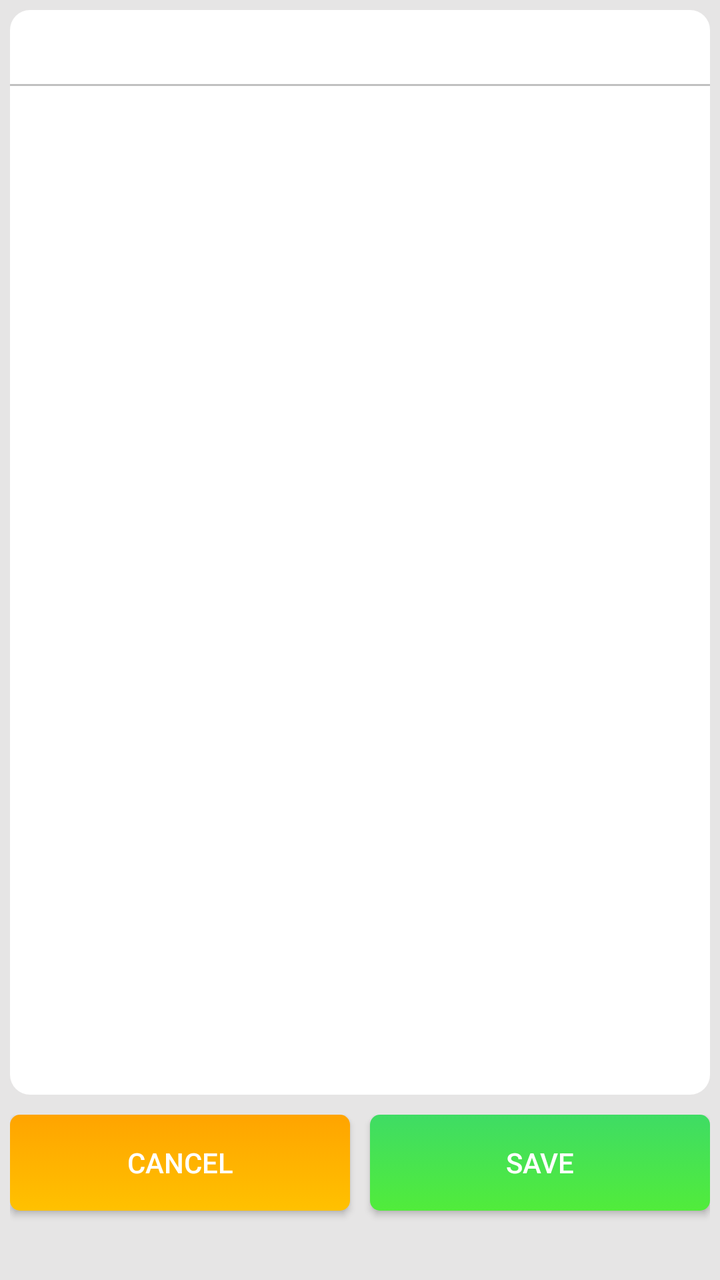
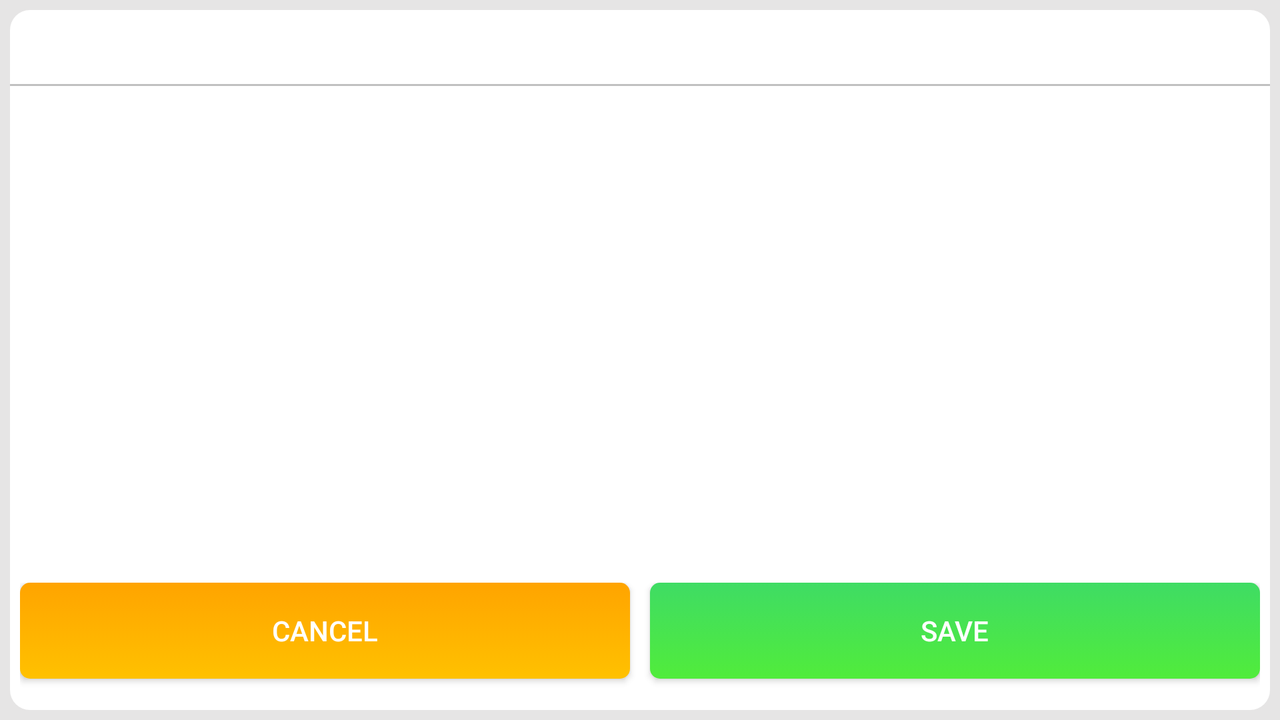

First picture: res/layout/ on a phone held upright. Second picture: the repository's own variant of that layout, on a device whose configuration matches the variant's folder. Source for both follows.
<!-- AndroidManifest.xml: application theme AppTheme -->
<!-- res/layout/activity_schedule_edit.xml -->
<?xml version="1.0" encoding="utf-8"?>
<LinearLayout xmlns:android="http://schemas.android.com/apk/res/android"
    android:orientation="vertical"
    android:layout_width="match_parent"
    android:layout_height="match_parent"
    android:background="@color/schedule_background">

    <LinearLayout
        android:layout_width="match_parent"
        android:layout_height="0dp"
        android:layout_weight="7"
        android:orientation="vertical"
        android:layout_margin="5dp"
        style="@style/schedule_edit">


        <TextView
            android:id="@+id/head_text"
            android:layout_width="wrap_content"
            android:layout_height="wrap_content"
            android:layout_gravity="center_horizontal"
            style="@style/text_item_day"
            android:layout_margin="5dp" />

        <LinearLayout
            android:layout_width="match_parent"
            android:layout_height="1dp"
            android:background="@color/line_between_edits_login"></LinearLayout>

        <ListView
            android:id="@+id/list_edit_subject"
            android:layout_width="match_parent"
            android:layout_height="wrap_content"
            android:divider="@null"
            android:layout_margin="5dp"></ListView>


    </LinearLayout>

    <LinearLayout
        android:layout_width="match_parent"
        android:layout_height="0dp"
        android:layout_weight="1"
        android:layout_margin="5dp"
        android:orientation="horizontal">

        <Button
            android:id="@+id/button_cancel"
            android:layout_width="0dp"
            android:layout_height="wrap_content"
            android:layout_weight="1"
            style="@style/yellow_button"
            android:layout_marginRight="10dp"
            android:text="@string/cancel" />

        <Button
            android:id="@+id/button_save"
            android:layout_width="0dp"
            android:layout_height="wrap_content"
            android:layout_weight="1"
            style="@style/green_button"
            android:text="@string/save" />

    </LinearLayout>

</LinearLayout>
<!-- resources referenced by this layout -->
<resources>
  <color name="line_between_edits_login">#C0C0C0</color>
  <color name="schedule_background">#e6e5e5</color>
  <string name="cancel">Cancel</string>
  <string name="save">Save</string>
  <style name="green_button">
          <item name="android:background">@drawable/login_btn</item>
          <item name="android:textColor">@android:color/white</item>
      </style>
  <style name="schedule_edit">
          <item name="android:background">@drawable/background_with_radius_corners</item>
      </style>
  <style name="text_item_day">
          <item name="android:textSize">20sp</item>
          <item name="android:textColor">@color/schedule_header_color</item>
      </style>
  <style name="yellow_button">
          <item name="android:background">@drawable/website_btn</item>
          <item name="android:textColor">@android:color/white</item>
      </style>
  <style name="AppTheme" parent="@style/Theme.AppCompat.Light.DarkActionBar">
          
          <item name="android:actionBarStyle">@style/MyActionBar</item>
          <item name="android:actionBarTabStyle">@style/tabs_style</item>
          <item name="android:actionBarWidgetTheme">@style/action_bar_widget</item>
  
      </style>
  <!-- drawable login_btn (drawable) -->
  <?xml version="1.0" encoding="utf-8"?>
  <selector xmlns:android="http://schemas.android.com/apk/res/android">
  
  
      <item android:state_pressed="true">
          <shape>
              <corners android:radius="5dp"/>
              <gradient android:startColor="#a1ef96"
                  android:endColor="#6dda89"
                  android:angle="90"/>
          </shape>
      </item>
  
      <item>
          <shape>
              <corners android:radius="5dp"/>
              <gradient android:startColor="#51ec3b"
                  android:endColor="#3fdc64"
                  android:angle="90"/>
          </shape>
      </item>
  </selector>
  <!-- drawable background_with_radius_corners (drawable) -->
  <?xml version="1.0" encoding="utf-8"?>
  <selector xmlns:android="http://schemas.android.com/apk/res/android">
  
      <item >
          <shape android:shape="rectangle">
              <solid android:color="@android:color/white"/>
              <corners android:radius="10dp"/>
          </shape>
      </item>
  
  </selector>
  <color name="schedule_header_color">#58a7ff</color>
  <style name="MyActionBar" parent="@style/Widget.AppCompat.Light.ActionBar.Solid.Inverse">
          <item name="android:background">@drawable/action_bar</item>
          <item name="android:backgroundStacked">@drawable/ab_stacked_solid</item>
  
      </style>
  <style name="tabs_style" parent="Widget.AppCompat.ActionBar.TabView">
          <item name="android:background">@drawable/tabs</item>
      </style>
  <style name="action_bar_widget">
          <item name="android:textColorHint">@android:color/white</item>
      </style>
  <!-- drawable action_bar (drawable) -->
  <?xml version="1.0" encoding="utf-8"?>
  <selector xmlns:android="http://schemas.android.com/apk/res/android">
  
      <item>
          <shape>
              <gradient android:startColor="#85bfff"
                  android:endColor="#1685ff"
                  android:angle="-90"/>
          </shape>
      </item>
  
  </selector>
  <!-- drawable tabs (drawable) -->
  <?xml version="1.0" encoding="utf-8"?>
  <selector xmlns:android="http://schemas.android.com/apk/res/android">
  
      <item android:state_selected="true" android:state_pressed="true"
          android:drawable="@drawable/tab_selected_pressed">
      </item>
  
      <item android:state_selected="true" android:state_pressed="false"
          android:drawable="@drawable/tab_selected">
      </item>
  
      <item android:state_selected="false" android:state_pressed="true"
          android:drawable="@drawable/tab_unselected_pressed"/>
  
  
  
  </selector>
</resources>
<!-- res/layout-land/activity_schedule_edit.xml (the author's variant of the layout above) -->
<!-- drawn on the phone turned sideways -->
<?xml version="1.0" encoding="utf-8"?>
<LinearLayout xmlns:android="http://schemas.android.com/apk/res/android"
    android:orientation="vertical"
    android:layout_width="match_parent"
    android:layout_height="match_parent"
    android:background="@color/schedule_background">

    <LinearLayout
        android:layout_width="match_parent"
        android:layout_height="match_parent"
        android:orientation="vertical"
        android:layout_margin="5dp"
        style="@style/schedule_edit">


        <TextView
            android:id="@+id/head_text"
            android:layout_width="wrap_content"
            android:layout_height="wrap_content"
            android:layout_gravity="center_horizontal"
            style="@style/text_item_day"
            android:layout_margin="5dp" />

        <LinearLayout
            android:layout_width="match_parent"
            android:layout_height="1dp"
            android:background="@color/line_between_edits_login"></LinearLayout>

        <ListView
            android:id="@+id/list_edit_subject"
            android:layout_width="match_parent"
            android:layout_height="0dp"
            android:layout_weight="4"
            android:divider="@null"
            android:layout_margin="5dp"></ListView>

        <LinearLayout
            android:layout_width="match_parent"
            android:layout_height="0dp"
            android:layout_margin="5dp"
            android:layout_weight="1"
            android:orientation="horizontal">

            <Button
                android:id="@+id/button_cancel"
                android:layout_width="0dp"
                android:layout_height="wrap_content"
                android:layout_weight="1"
                style="@style/yellow_button"
                android:layout_marginRight="10dp"
                android:text="@string/cancel"/>

            <Button
                android:id="@+id/button_save"
                android:layout_width="0dp"
                android:layout_height="wrap_content"
                android:layout_weight="1"
                style="@style/green_button"
                android:text="@string/save"/>

        </LinearLayout>


    </LinearLayout>

</LinearLayout>
